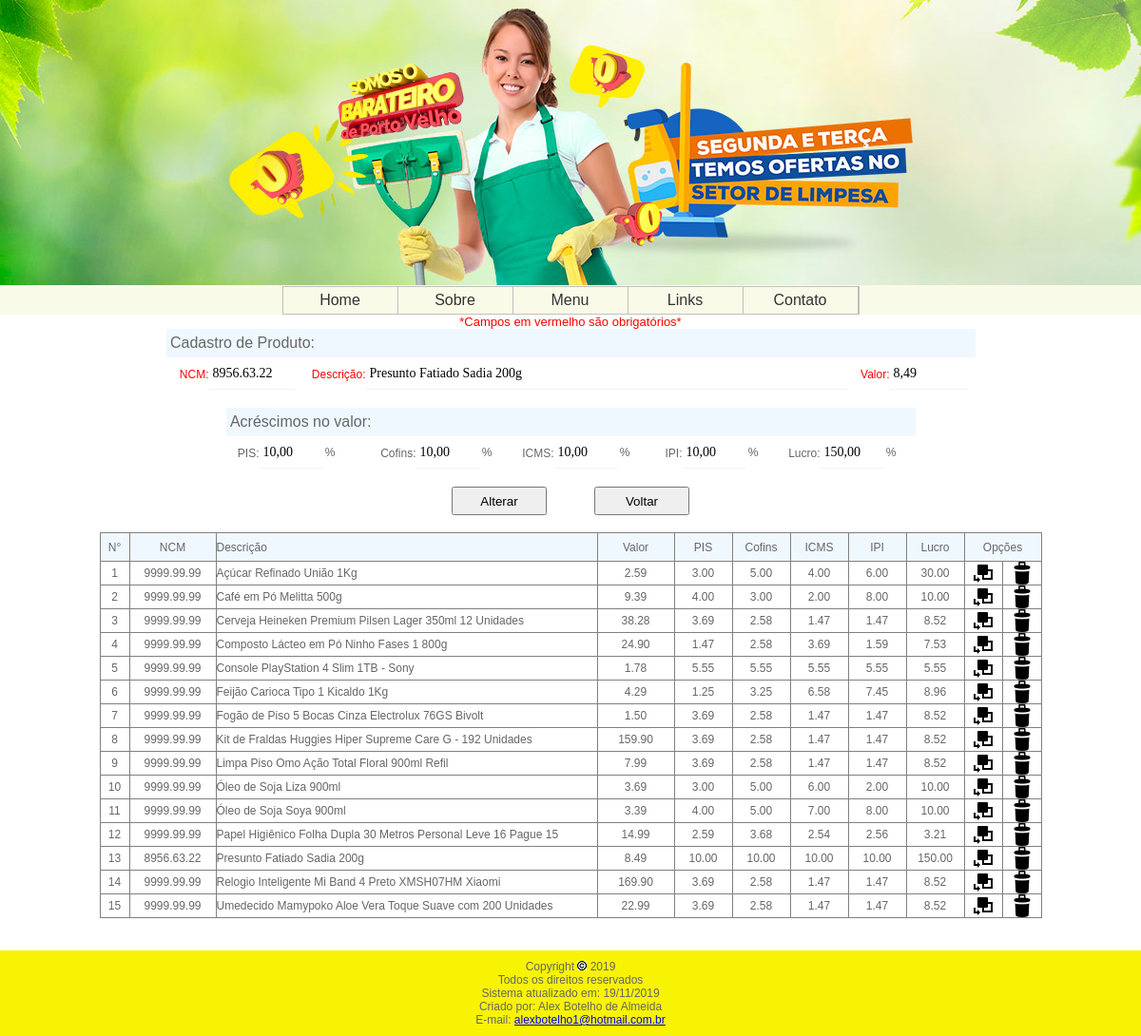
/produto.php?id=27, run on the app's committed database.
### tables this page shows
CREATE TABLE IF NOT EXISTS `se_produtos` (
`pdt_id` int(8) NOT NULL,
  `pdt_ncm` varchar(10) NOT NULL,
  `pdt_desc` varchar(255) NOT NULL,
  `pdt_valor` decimal(8,2) NOT NULL,
  `pdt_pis` decimal(5,2) DEFAULT '0.00',
  `pdt_cofins` decimal(5,2) DEFAULT '0.00',
  `pdt_icms` decimal(5,2) DEFAULT '0.00',
  `pdt_ipi` decimal(5,2) DEFAULT '0.00',
  `pdt_lucro` decimal(5,2) DEFAULT '0.00'
);

### produto.php (called while the page is built)
<?php
include 'conexao.php';
include 'header.php';
include 'menu.php';
include 'produto_body.php';
include 'footer.php';
?>

### produto_body.php (the view, shortened to what this page needs)
<?php
if (isset($_POST['add']) or isset($_POST['alt'])) {
    if ($_POST['ncm'] == "" or $_POST['desc'] == "" or $_POST['desc'] == "") {
        echo "<br><br><br><br><br>";
        echo "<center><font style='Arial' size='3' color='red'>Campos obrigatórios sem preenchimento!</font><br>";
        echo "<br><br><br><br><br>";
        echo "<meta http-equiv='refresh' content='2;URL=produto.php'>";
    } else {
        if (isset($_POST['add'])) {
            $ncm = $_POST['ncm'];
            $desc = $_POST['desc'];
            $valor = str_replace(",", ".", $_POST['valor']);
            $pis = str_replace(",", ".", $_POST['pis']);
            $cofins = str_replace(",", ".", $_POST['cofins']);
            $icms = str_replace(",", ".", $_POST['icms']);
            $ipi = str_replace(",", ".", $_POST['ipi']);
            $lucro = str_replace(",", ".", $_POST['lucro']);
            $sql = "INSERT INTO se_produtos (pdt_ncm,pdt_desc,pdt_valor,pdt_pis,pdt_cofins,pdt_icms,pdt_ipi,pdt_lucro) VALUES ('$ncm','$desc','$valor','$pis','$cofins','$icms','$ipi','$lucro')";
            mysql_query($sql, $con) or die ("<font style=Arial color=red>Houve um erro na gravação dos dados</font>");
            mysql_close();
            echo "<br><br><br><br><br>";
            echo "<center><font style='Arial' size='3' color='green'>Produto adicionado com sucesso!</font><br>";
            echo "<br><br><br><br><br>";
            echo "<meta http-equiv='refresh' content='1;URL=produto.php'>";
        } else {
            $ncm = $_POST['ncm'];
            $desc = $_POST['desc'];
            $valor = str_replace(",", ".", $_POST['valor']);
            $pis = str_replace(",", ".", $_POST['pis']);
            $cofins = str_replace(",", ".", $_POST['cofins']);
            $icms = str_replace(",", ".", $_POST['icms']);
            $ipi = str_replace(",", ".", $_POST['ipi']);
            $lucro = str_replace(",", ".", $_POST['lucro']);
            $sql = "UPDATE se_produtos SET pdt_ncm='$ncm',pdt_desc='$desc',pdt_valor='$valor',pdt_pis='$pis',pdt_cofins='$cofins',pdt_icms='$icms',pdt_ipi='$ipi',pdt_lucro='$lucro' WHERE pdt_id=$_GET[id]";
            mysql_query($sql, $con) or die ("<font style=Arial color=red>Houve um erro na gravação dos dados</font>");
            mysql_close();
            echo "<br><br><br><br><br>";
            echo "<center><font style='Arial' size='3' color='green'>Produto alterado com sucesso!</font><br>";
            echo "<br><br><br><br><br>";
            echo "<meta http-equiv='refresh' content='1;URL=produto.php'>";
        }
    }
} else {
    if (isset($_GET['id'])) {
        $sql = "SELECT * FROM se_produtos WHERE pdt_id=$_GET[id]";
        $consulta = mysql_query($sql, $con);
        $dados = mysql_fetch_array($consulta);
        $ncm = $dados['pdt_ncm'];
        $desc = $dados['pdt_desc'];
        $valor = $dados['pdt_valor'];
        $pis = $dados['pdt_pis'];
        $cofins = $dados['pdt_cofins'];
        $icms = $dados['pdt_icms'];
        $ipi = $dados['pdt_ipi'];
        $lucro = $dados['pdt_lucro'];
    }
?>
<center>
    <font color="red" size="2">*Campos em vermelho são obrigatórios*</font>
    <form name="form" action='produto.php<?php if (isset($_GET['id'])) {echo "?id=".$_GET['id']."";} ?>' method='POST'>
        <table border="0" cellspacing="0" cellpadding="0">
            <tr>
                <td height="30" bgcolor="#f0f8ff">&nbsp;Cadastro de Produto:</td>
            </tr>
            <tr>
                <td height="35">
                    <table border="0" cellpadding="0" cellspacing="0" style="border-collapse: collapse; vertical-align: middle; font-size: 12px; font-family: Verdana, Arial, Helvetica, sans-serif">
                        <tr height="30">
                            <td width="45" align="right"><font color="red">NCM:</font></td>
                            <td width="90"><input type="text" class="ncm" name="ncm" maxlength="8" size="8" value="<?php echo $ncm ?>"></td>
                            <td width="75" align="right"><font color="red">Descrição:</font></td>
                            <td width="455"><input type="text" name="desc" maxlength="300" size="60" value="<?php echo $desc ?>"></td>
                            <td width="45" align="right"><font color="red">Valor:</font></td>
                            <td width="90"><input type="text" class="money" name="valor" maxlength="8" size="7" value="<?php echo $valor ?>"></td>
                        </tr>
                    </table>
                </td>
            </tr>
        </table>
        <br>
        <table border="0" cellspacing="0" cellpadding="0">
            <tr>
                <td height="30" bgcolor="#f0f8ff">&nbsp;Acréscimos no valor:</td>
            </tr>
            <tr>
                <td height="35">
                    <table border="0" cellpadding="0" cellspacing="0" style="border-collapse: collapse; vertical-align: middle; font-size: 12px; font-family: Verdana, Arial, Helvetica, sans-serif">
                        <tr>
                            <td width="35" align="right">PIS:</td>
                            <td width="100"><input type="text" class="percent" name="pis" maxlength="6" size="5" value="<?php echo $pis ?>">&nbsp;%
                            </td>
                            <td width="65" align="right">Cofins:</td>
                            <td width="100"><input type="text" class="percent" name="cofins" maxlength="6" size="5" value="<?php echo $cofins ?>">&nbsp;%
                            </td>
                            <td width="45" align="right">ICMS:</td>
                            <td width="100"><input type="text" class="percent" name="icms" maxlength="6" size="5" value="<?php echo $icms ?>">&nbsp;%
                            </td>
                            <td width="35" align="right">IPI:</td>
                            <td width="100"><input type="text" class="percent" name="ipi" maxlength="6" size="5" value="<?php echo $ipi ?>">&nbsp;%
                            </td>
                            <td width="45" align="right">Lucro:</td>
                            <td width="100"><input type="text" class="percent" name="lucro" maxlength="6" size="5" value="<?php echo $lucro ?>">&nbsp;%
                            </td>
                        </tr>
                    </table>
                </td>
            </tr>
        </table>
        <br>
        <table border="0" width="300" cellspacing="0" cellpadding="0">
            <tr>
                <?php
                    if (isset($_GET['id'])) {
                        echo "<td align='center'><input type='hidden' name='alt' value='1'><input class='button' type='Submit' value='Alterar'></form></td><form name='form' action='produto.php' method='POST'><td align='center'><input class='button' type='submit' value='Voltar'></td></form></form>";
                    } else {
                        echo "<td align='center'><input type='hidden' name='add' value='1'><input class='button' type='Submit' value='Salvar'></td><td align='center'><input class='button' type='reset' value='Limpar'></td></form>";
                    }
                ?>
    <br>
    <table border="1" cellpadding="0" cellspacing="0" style="border-collapse: collapse; vertical-align: middle; font-size: 12px; font-family: Verdana, Arial, Helvetica, sans-serif">
        <tr height="30" bgcolor="#f0f8ff">
            <td width="30" align="center">N°</td>
            <td width="90" align="center">NCM</td>
            <td width="400">Descrição</td>
            <td width="80" align="center">Valor</td>
            <td width="60" align="center">PIS</td>
            <td width="60" align="center">Cofins</td>
            <td width="60" align="center">ICMS</td>
            <td width="60" align="center">IPI</td>
            <td width="60" align="center">Lucro</td>
            <td width="80" align="center" colspan="2">Opções</td>
        </tr>
        <?php
            $sql = "SELECT * FROM se_produtos order by pdt_desc ASC";
            $consulta=mysql_query($sql, $con); $x="1";
            while ($dados = mysql_fetch_array($consulta)) {
                echo "<tr>
                    <td align='center'>".$x."</td>
                    <td align='center'>".$dados['pdt_ncm']."</td>
                    <td>".$dados['pdt_desc']."</td>
                    <td align='center'>".$dados['pdt_valor']."</td>
                    <td align='center'>".$dados['pdt_pis']."</td>
                    <td align='center'>".$dados['pdt_cofins']."</td>
                    <td align='center'>".$dados['pdt_icms']."</td>
                    <td align='center'>".$dados['pdt_ipi']."</td>
                    <td align='center'>".$dados['pdt_lucro']."</td>
                    <td align='center'><a href='produto.php?id=".$dados['pdt_id']."'><img src='imagens/site/alt.png'></a></td>
                    <td align='center'><img onclick='confirma(50)' src='imagens/site/del.png'></td>
                </tr>";
            $x++;}
        ?>
    </table>
<br>
</center>
    <?php
}
    ?>

### css/script.css (style rules this page uses)
html, body, body div, span, object, h1, h2, h3, h4, h5, h6, p, blockquote, pre, abbr, address, cite, code, del, dfn, em, img, ins, kbd, q, samp, small, strong, sub, sup, var, b, i, dl, dt, dd, ol, ul, li, fieldset, label, legend, caption, article, aside, figure, footer, header, menu, nav, section, time, mark, audio, video, details, summary { margin: 0; padding: 0px 0px 0px 0px; font-size: 100%; font-weight: normal; vertical-align: baseline; background: transparent }
html, body { height: 100% }
html { overflow-y: scroll; -moz-user-select: -moz-none; -ms-user-select: none; -webkit-user-select: none; user-select: none }
input.button { width: 100px; height: 30px; }
input[type=text], input[type=email] { -moz-appearance: none; -webkit-appearance: none; outline: none; border: none; border-bottom: 1px solid #EFF3F7; font-family: "Roboto Mono"; font-size: 14px; padding: 8px 4px; }

### data on the page
se_produtos: ncm "8956.63.22", desc "Presunto Fatiado Sadia 200g", valor "8,49", pis "10,00", cofins "10,00", icms "10,00", ipi "10,00", lucro "150,00", pdt_ncm "8956.63.22", pdt_desc "Presunto Fatiado Sadia 200g", pdt_valor "8.49", pdt_pis "10.00", pdt_cofins "10.00", pdt_icms "10.00", pdt_ipi "10.00", pdt_lucro "150.00"
se_produtos: pdt_ncm "9999.99.99", pdt_desc "Açúcar Refinado União 1Kg", pdt_valor "2.59", pdt_pis "3.00", pdt_cofins "5.00", pdt_icms "4.00", pdt_ipi "6.00", pdt_lucro "30.00"
se_produtos: pdt_ncm "9999.99.99", pdt_desc "Café em Pó Melitta 500g", pdt_valor "9.39", pdt_pis "4.00", pdt_cofins "3.00", pdt_icms "2.00", pdt_ipi "8.00", pdt_lucro "10.00"
se_produtos: pdt_ncm "9999.99.99", pdt_desc "Cerveja Heineken Premium Pilsen Lager 350ml 12 Unidades", pdt_valor "38.28", pdt_pis "3.69", pdt_cofins "2.58", pdt_icms "1.47", pdt_ipi "1.47", pdt_lucro "8.52"
se_produtos: pdt_ncm "9999.99.99", pdt_desc "Composto Lácteo em Pó Ninho Fases 1 800g", pdt_valor "24.90", pdt_pis "1.47", pdt_cofins "2.58", pdt_icms "3.69", pdt_ipi "1.59", pdt_lucro "7.53"
se_produtos: pdt_ncm "9999.99.99", pdt_desc "Console PlayStation 4 Slim 1TB - Sony", pdt_valor "1.78", pdt_pis "5.55", pdt_cofins "5.55", pdt_icms "5.55", pdt_ipi "5.55", pdt_lucro "5.55"
se_produtos: pdt_ncm "9999.99.99", pdt_desc "Feijão Carioca Tipo 1 Kicaldo 1Kg", pdt_valor "4.29", pdt_pis "1.25", pdt_cofins "3.25", pdt_icms "6.58", pdt_ipi "7.45", pdt_lucro "8.96"
se_produtos: pdt_ncm "9999.99.99", pdt_desc "Fogão de Piso 5 Bocas Cinza Electrolux 76GS Bivolt", pdt_valor "1.50", pdt_pis "3.69", pdt_cofins "2.58", pdt_icms "1.47", pdt_ipi "1.47", pdt_lucro "8.52"
se_produtos: pdt_ncm "9999.99.99", pdt_desc "Kit de Fraldas Huggies Hiper Supreme Care G - 192 Unidades", pdt_valor "159.90", pdt_pis "3.69", pdt_cofins "2.58", pdt_icms "1.47", pdt_ipi "1.47", pdt_lucro "8.52"
se_produtos: pdt_ncm "9999.99.99", pdt_desc "Limpa Piso Omo Ação Total Floral 900ml Refil", pdt_valor "7.99", pdt_pis "3.69", pdt_cofins "2.58", pdt_icms "1.47", pdt_ipi "1.47", pdt_lucro "8.52"
se_produtos: pdt_ncm "9999.99.99", pdt_desc "Óleo de Soja Liza 900ml", pdt_valor "3.69", pdt_pis "3.00", pdt_cofins "5.00", pdt_icms "6.00", pdt_ipi "2.00", pdt_lucro "10.00"
se_produtos: pdt_ncm "9999.99.99", pdt_desc "Óleo de Soja Soya 900ml", pdt_valor "3.39", pdt_pis "4.00", pdt_cofins "5.00", pdt_icms "7.00", pdt_ipi "8.00", pdt_lucro "10.00"
se_produtos: pdt_ncm "9999.99.99", pdt_desc "Papel Higiênico Folha Dupla 30 Metros Personal Leve 16 Pague 15", pdt_valor "14.99", pdt_pis "2.59", pdt_cofins "3.68", pdt_icms "2.54", pdt_ipi "2.56", pdt_lucro "3.21"
se_produtos: pdt_ncm "9999.99.99", pdt_desc "Relogio Inteligente Mi Band 4 Preto XMSH07HM Xiaomi", pdt_valor "169.90", pdt_pis "3.69", pdt_cofins "2.58", pdt_icms "1.47", pdt_ipi "1.47", pdt_lucro "8.52"
se_produtos: pdt_ncm "9999.99.99", pdt_desc "Umedecido Mamypoko Aloe Vera Toque Suave com 200 Unidades", pdt_valor "22.99", pdt_pis "3.69", pdt_cofins "2.58", pdt_icms "1.47", pdt_ipi "1.47", pdt_lucro "8.52"
